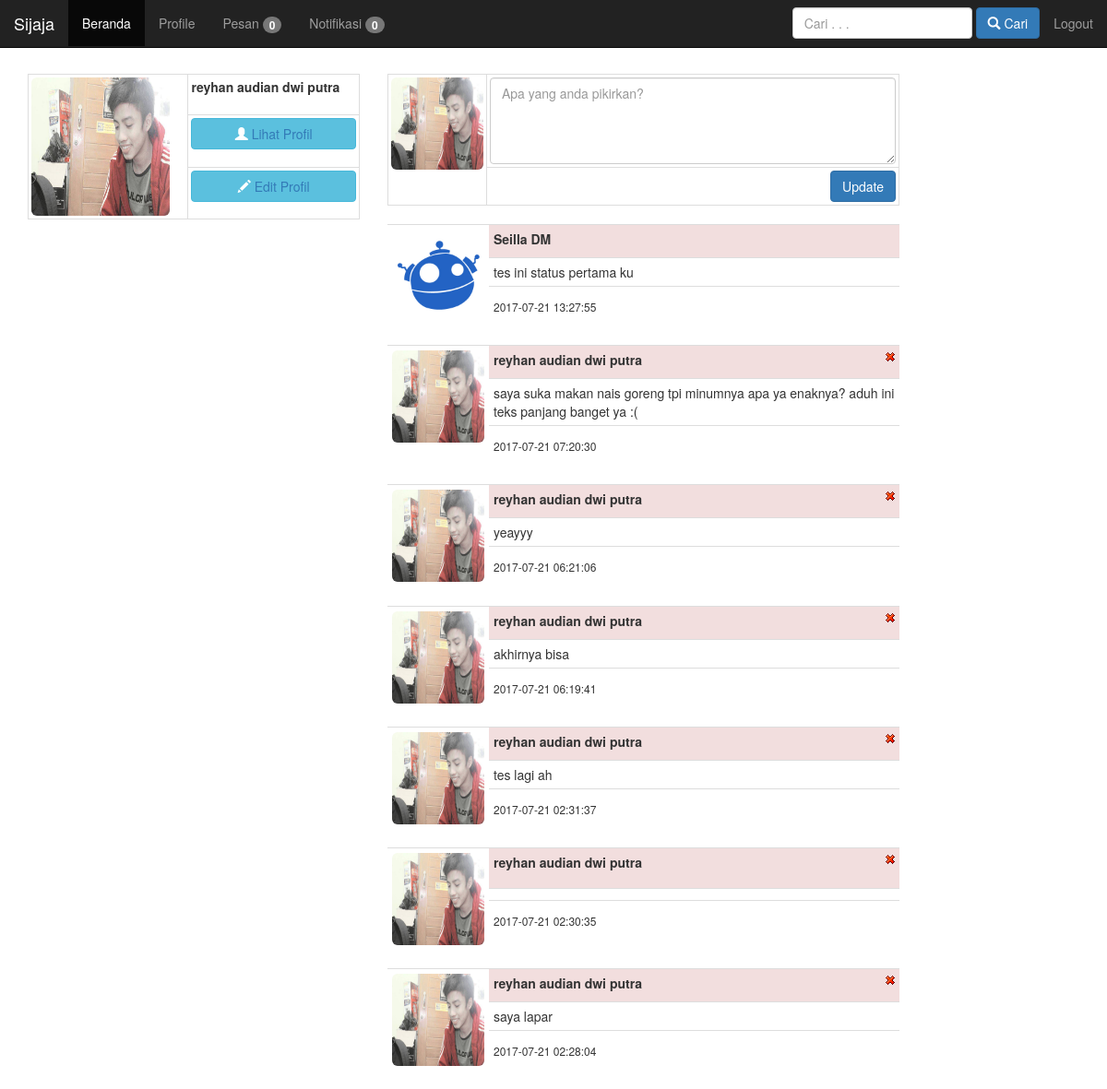
Page /beranda.php (signed in) on the committed database.
### tables this page shows
CREATE TABLE `profile` (
  `email` varchar(30) NOT NULL,
  `password` varchar(30) NOT NULL,
  `nama_lengkap` varchar(40) NOT NULL,
  `jenis_kelamin` varchar(10) DEFAULT NULL,
  `tgl_lahir` date DEFAULT NULL,
  `agama` varchar(15) DEFAULT NULL,
  `alamat` varchar(70) DEFAULT NULL,
  `foto` varchar(100) NOT NULL
);

CREATE TABLE `status` (
  `id_status` int(11) NOT NULL,
  `email` varchar(30) NOT NULL,
  `nama_lengkap` varchar(40) NOT NULL,
  `status` longtext NOT NULL,
  `waktu` timestamp NOT NULL DEFAULT CURRENT_TIMESTAMP ON UPDATE CURRENT_TIMESTAMP
);

### beranda.php (the view, shortened to what this page needs)
<?php
	require('header.php');
	$link = koneksi_db();
	$sql = "select nama_lengkap,foto from profile where email='".$_SESSION['s_email']."';";
	$res = mysqli_query($link,$sql);
	$data = mysqli_fetch_array($res);
	$sql_ambil_status = "SELECT * FROM status INNER JOIN friend on status.email = friend.email2 where friend.email1='".$_SESSION['s_email']."' and konfirmasi='sudah' order by status.id_status desc;";
	$hasil = mysqli_query($link,$sql_ambil_status);
	$sql_notifikasi = "select * from pesan where email_penerima='".$_SESSION['s_email']."' and status='belum';";
	$hasil_notif = mysqli_query($link,$sql_notifikasi);
	$notif = mysqli_num_rows($hasil_notif);
	$sql_notif_teman = "SELECT * FROM friend where email2='".$_SESSION['s_email']."' and konfirmasi='belum';";
	$hasil_notif_teman = mysqli_query($link,$sql_notif_teman);
	$notif_teman = mysqli_num_rows($hasil_notif_teman);
?>
<nav class="navbar navbar-inverse navbar-fixed-top">
	<div class="navbar-header">
		<a href="beranda.php" class="navbar-brand">Sijaja</a>
	</div>
	<div class="collapse navbar-collapse navbar-left" id="target-list">
		<ul class="nav navbar-nav">
			<li class="active"><a href="beranda.php">Beranda</a></li>
			<li><a href="profile.php?id=<?php echo $_SESSION['s_email']; ?>&tampil=tentang">Profile</a></li>
			<li><a href="pesan.php">Pesan <span class="badge"><?php echo $notif;?></span></a>
 			<li><a href="notifikasi.php">Notifikasi <span class="badge"><?php echo $notif_teman;?></span></a>
  			</li>
		</ul>
	</div>
	<div class="collapse navbar-collapse pull-right" id="target-list">
		<ul class="nav navbar-nav">
			<li><a href="logout.php">Logout</a></li>
		</ul>
	</div>
	<form role="search" class="navbar-form navbar-right" action="cari.php" method="post" enctype="multipart/form-data">
		<div class="form-group">
			<input type="text" class="form-control" placeholder="Cari . . ." name="cari">
			<button type="submit" name="tombol" class="btn btn-primary"><span class="glyphicon glyphicon-search" aria-hidden="true"></span> Cari</button>
		</div>
	</form>
</nav>
<br>
<br>
<br>
<br>
<div class="container">
<div class="row">
	<div class="col-md-4">
	 	<table class="table table-bordered">
	 		<tr>
		 		<td rowspan="3"><img class="img-rounded" src="gambar/<?php echo $data['foto']; ?>" width="150" height="150"></td>
		 		<td>
					<?php echo "<label>".$data['nama_lengkap']."</label>"; ?>
		 		</td>
		 	</tr>
		 	<tr>
		 		<td><button class="btn btn-info btn-block"><span class="glyphicon glyphicon-user" aria-hidden="true"></span><a href="profile.php?id=<?php echo $_SESSION['s_email']; ?>&tampil=tentang"> Lihat Profil</a></button></td>
		 	</tr>
		 	<tr>
		 		<td><button class="btn btn-info btn-block"><span class="glyphicon glyphicon-pencil" aria-hidden="true"></span><a href="edit_profil.php"> Edit Profil</a></button></td>
		 	</tr>
		</table>
	</div>
	<div class="col-md-6">
	 <form enctype="multipart/form-data" method="post" action="update_status.php">
		 <table class="table table-bordered">
		 	<tr>
		 		<td rowspan="2" class="col-md-2"><img class="img-rounded" src="gambar/<?php echo $data['foto']; ?>" width="100" height="100"></td>
		 		<td class="col-md-10">
		 			<textarea class="form-control" rows="4" name="status" autofocus placeholder="Apa yang anda pikirkan?"></textarea>
		 		</td>
		 	</tr>
		 	<tr>
		 		<td >
		 			<input type="submit" name="submit" class="btn btn-primary pull-right" value="Update">
		 		</td>
		 	</tr>
		 </table>
		 </form>
		<?php
			while($array_status = mysqli_fetch_array($hasil)){
				$sql_ambil_gambar = "select foto from profile where email='".$array_status['email']."';";
				$result = mysqli_query($link, $sql_ambil_gambar);
				$array_gambar = mysqli_fetch_array($result);
		?>
		<table class="table table-condensed">
			<tr>
				<td rowspan="3" class="col-md-2"><img class="img-rounded" src="gambar/<?php echo $array_gambar['foto']; ?>" width="100" height="100"></td>
				<td class="danger">
					<label>
						<?php echo $array_status['nama_lengkap']; ?>
					</label>
					<?php if($_SESSION['s_email']==$array_status['email']){ ?>
					<a href="hapus_status.php?id=<?php echo $array_status['id_status']; ?>"><img src="gambar/hapus.gif" class="pull-right"></a>
					<?php } ?>
				</td>
			</tr>
			<tr>
				<td><?php echo $array_status['status']; ?></td>
			</tr>
			<tr>
				<td><h6><?php echo $array_status['waktu']; ?></h6></td>
			</tr>
		</table>
		<?php
			}
		?>
	</div>
</div>
</div>
<?php require('footer.php'); ?>

### rows in the picture
profile: foto (picture), nama_lengkap "reyhan audian dwi putra"
status: email.foto (picture), nama_lengkap "Seilla DM", status "tes ini status pertama ku", waktu "2017-07-21 13:27:55"
status: email.foto (picture), nama_lengkap "reyhan audian dwi putra", status "saya suka makan nais goreng tpi minumnya apa ya enaknya? aduh ini teks panjang banget ya :(", waktu "2017-07-21 07:20:30"
status: email.foto (picture), nama_lengkap "reyhan audian dwi putra", status "yeayyy", waktu "2017-07-21 06:21:06"
status: email.foto (picture), nama_lengkap "reyhan audian dwi putra", status "akhirnya bisa", waktu "2017-07-21 06:19:41"
status: email.foto (picture), nama_lengkap "reyhan audian dwi putra", status "tes lagi ah", waktu "2017-07-21 02:31:37"
status: email.foto (picture), nama_lengkap "reyhan audian dwi putra", waktu "2017-07-21 02:30:35"
status: email.foto (picture), nama_lengkap "reyhan audian dwi putra", status "saya lapar", waktu "2017-07-21 02:28:04"

### other values in the picture
$notif "0"
$notif_teman "0"
